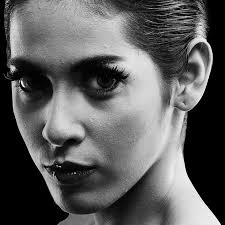
#> input picture SEM 2/IP/Img/human.jpeg, 225 x 225 px, found by its file name
$ python weighted_avg.py
#> lines starting #> are read from the running program, lines starting #| are printed output that depends on the picture
import cv2
import numpy as np
import matplotlib.pyplot as plt

def weighted_average_filter(image, weights):
    return cv2.filter2D(image, -1, weights / np.sum(weights))

img = cv2.imread('Img\\human.jpeg') # Reading the image
#> img is the input picture: shape (225, 225, 3); min 0, max 255, mean 93.2

# Convert the image from BGR (OpenCV default) to RGB (for matplotlib display)
img = cv2.cvtColor(img, cv2.COLOR_BGR2RGB)

# Define a simple weight mask (adjust as needed)
weight1 = np.array([[1, 2, 1],
                   [2, 4, 2],
                   [1, 2, 1]])
weight2 = np.array([[1, 4, 1],
                   [4, 9, 4],
                   [1, 4, 1]])
# Apply the filter
filtered_image1 = weighted_average_filter(img, weight1)
#> in weighted_average_filter, `return cv2.filter2D(image, -1, weights / np.sum(weights))`:
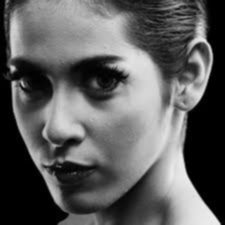
#> returned value: shape (225, 225, 3); min 0, max 237, mean 93.2
filtered_image2 = weighted_average_filter(img, weight2)

plt.figure(figsize=(12, 5))  # Set figure size

plt.subplot(1, 3, 1)
plt.imshow(img)
plt.title(f'Original Image')
plt.axis('off')

plt.subplot(1, 3, 2)
plt.imshow(filtered_image1)
plt.title(f'Filtered Image 1')
plt.axis('off')

plt.subplot(1, 3, 3)
plt.imshow(filtered_image2)
plt.title(f'Filtered Image 2')
plt.axis('off')

plt.tight_layout()
plt.show()
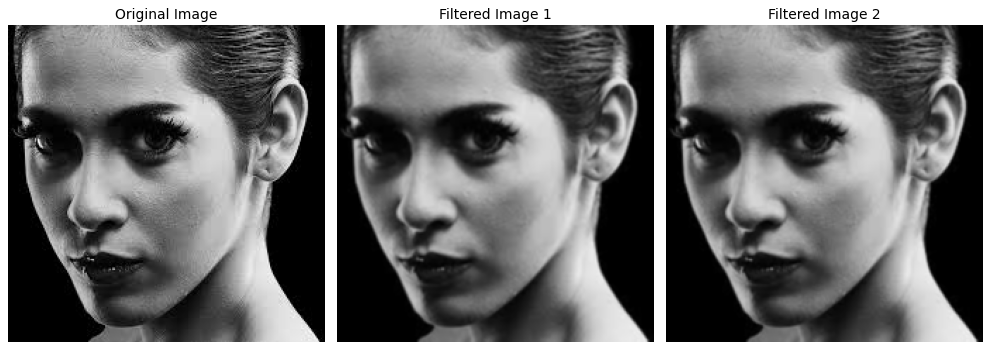
#> figure drawn by matplotlib, 3 panels

$ run again, with SEM 2/IP/Img/flower.jpeg copied over SEM 2/IP/Img/human.jpeg
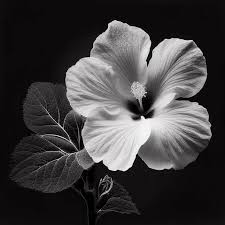
#> input picture SEM 2/IP/Img/flower.jpeg, 225 x 225 px, found by its file name
#> img is the input picture: shape (225, 225, 3); mean B, G, R 61.7, 60.7, 62.6
#> in weighted_average_filter, `return cv2.filter2D(image, -1, weights / np.sum(weights))`:
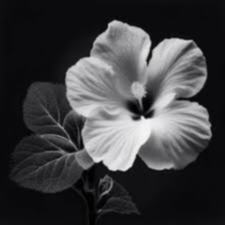
#> returned value: shape (225, 225, 3); mean of channels 0, 1, 2 62.6, 60.7, 61.7; drawn as B, G, R
#> `plt.show()`:
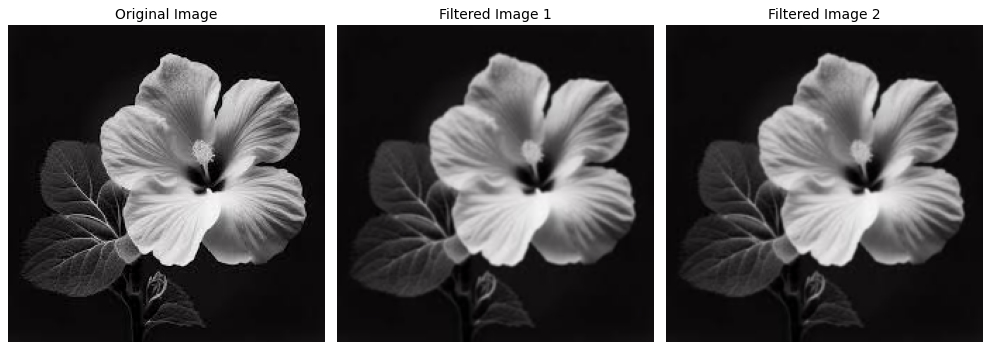
#> figure drawn by matplotlib, 3 panels

$ run again, with SEM 2/IP/Img/nature.jpeg copied over SEM 2/IP/Img/human.jpeg
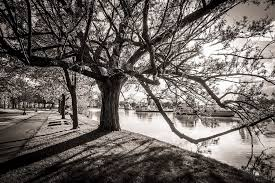
#> input picture SEM 2/IP/Img/nature.jpeg, 275 x 183 px, found by its file name
#> img is the input picture: shape (183, 275, 3); mean B, G, R 98.5, 102.6, 109.4
#> in weighted_average_filter, `return cv2.filter2D(image, -1, weights / np.sum(weights))`:
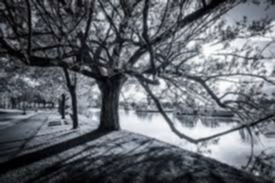
#> returned value: shape (183, 275, 3); mean of channels 0, 1, 2 109.4, 102.6, 98.5; drawn as B, G, R
#> `plt.show()`:
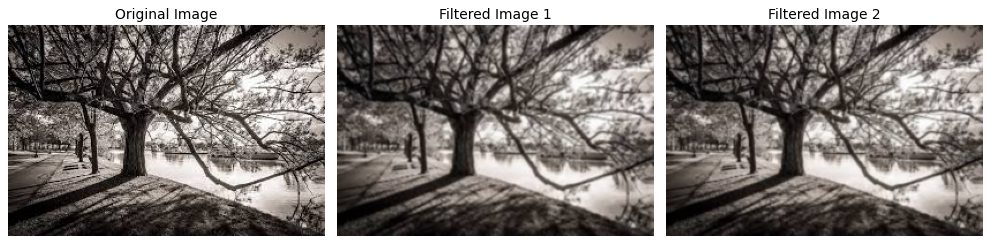
#> figure drawn by matplotlib, 3 panels

$ run again, with SEM 2/IP/Img/peacock.jpeg copied over SEM 2/IP/Img/human.jpeg
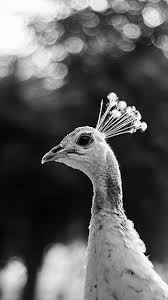
#> input picture SEM 2/IP/Img/peacock.jpeg, 168 x 300 px, found by its file name
#> img is the input picture: shape (300, 168, 3); min 0, max 255, mean 92.7
#> in weighted_average_filter, `return cv2.filter2D(image, -1, weights / np.sum(weights))`:
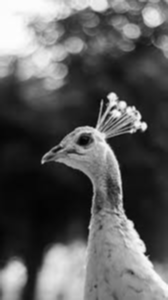
#> returned value: shape (300, 168, 3); min 3, max 254, mean 92.7
#> `plt.show()`:
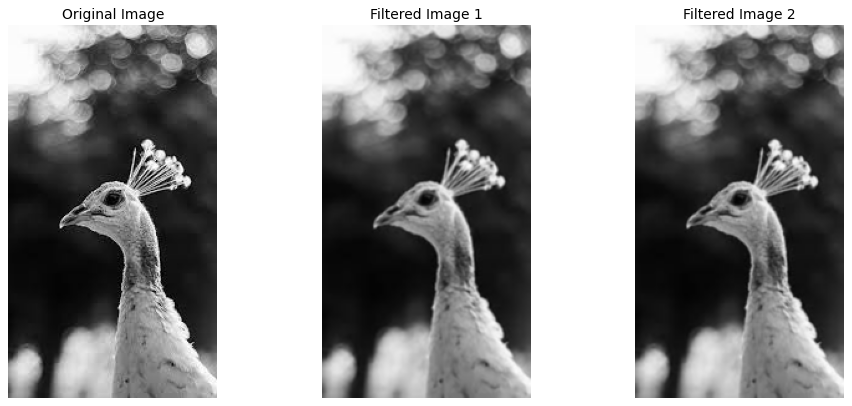
#> figure drawn by matplotlib, 3 panels
